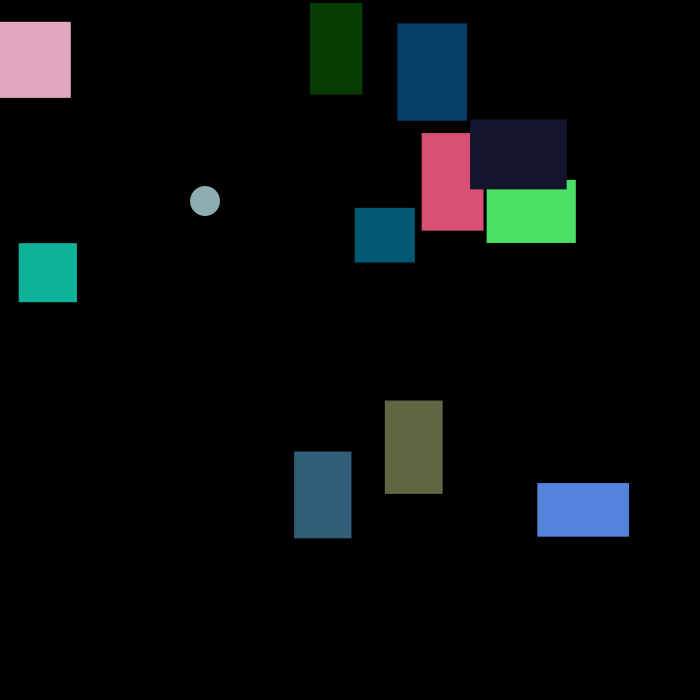
Frame 1 (no input)
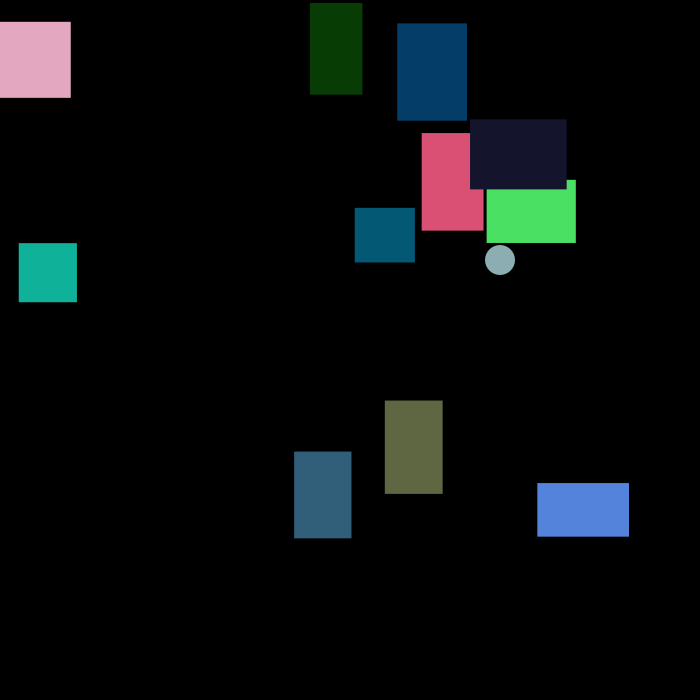
Frame 60 (the mouse pressed at the canvas centre just before this capture)
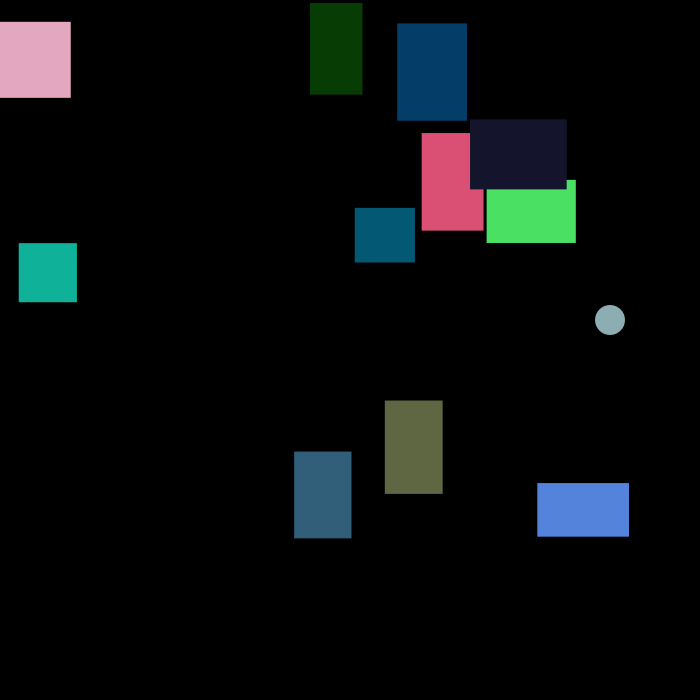
Frame 120 (the mouse held since frame 60 and released just before this capture)

The Processing sketch that drew these frames (run headless with seeded random() and noise(); from frame 60 on, the mouse is pressed at the canvas centre):

// Processing sketch: processing_182243
// ── processing_182243.pde

Ball b;
Rectangle r1,r2,r3,r4,r5,r6,r7,r8,r9,r10,r11;


void setup()
{
  size(700,700);
  b = new Ball(200,200,5,1);
  r1 = new Rectangle();
  r2 = new Rectangle();
  r3 = new Rectangle();
  r4 = new Rectangle();
  r5 = new Rectangle();
  r6 = new Rectangle();
  r7 = new Rectangle();
  r8 = new Rectangle();
  r9 = new Rectangle();
  r10 = new Rectangle();
  r11= new Rectangle();
}

void draw()
{
  background(0);
  b.drawBall();
  r1.drawRectangle();
  r2.drawRectangle();
  r3.drawRectangle();
  r4.drawRectangle();
  r5.drawRectangle();
  r6.drawRectangle();
  r7.drawRectangle();
  r8.drawRectangle();
  r9.drawRectangle();
  r10.drawRectangle();
  r11.drawRectangle();;
}

void keyPressed()
{
  if (keyCode == DOWN)
  {
    r1.movedown();
    r2.movedown();
    r3.movedown();
    r4.movedown();
    r5.movedown();
    r6.movedown();
    r7.movedown();
    r8.movedown();
    r9.movedown();
    r10.movedown();
    r11.movedown();
  }
   if (keyCode == UP)
  {
    r1.moveup();
    r2.moveup();
    r3.moveup();
    r4.moveup();
    r5.moveup();
    r6.moveup();
    r7.moveup();
    r8.moveup();
    r9.moveup();
    r10.moveup();
    r11.moveup();
  }
    if (keyCode == RIGHT)
  {
    r1.moveright();
    r2.moveright();
    r3.moveright();
    r4.moveright();
    r5.moveright();
    r6.moveright();
    r7.moveright();
    r8.moveright();
    r9.moveright();
    r10.moveright();
    r11.moveright();
  }
   if (keyCode == LEFT)
  {
    r1.moveleft();
    r2.moveleft();
    r3.moveleft();
    r4.moveleft();
    r5.moveleft();
    r6.moveleft();
    r7.moveleft();
    r8.moveleft();
    r9.moveleft();
    r10.moveleft();
    r11.moveleft();
  }
}




  
class Rectangle
{
  float posx;
  float posy;
  float h;
  float w;
  color c;
  
  Rectangle()
  {
    posx = random(width);
    posy = random(height);
    h = random(50,100);
    w = random(50)+50;   
    c = color(random(255),random(255),random(255));
 }
  void movedown()
  {
    posy = posy + 10;
    }
    void moveup()
  {
    posy = posy - 10;
    }
    void moveleft()
  {
    posx = posx - 10;
    }
    void moveright()
  {
    posx = posx + 10;
    }
    void drawRectangle()
  {
    rectMode(CENTER);
    fill(c);
    rect(posx,posy,w,h);
     if (posx > width)
    { 
      posx = width;
    }
    else if (posx < 0)
    {
      posx = 0;
    }
    if (posy > height)
    {
      posy = height;
    }
    else if (posy < 0)
    {
      posy = 0;
    }

    }
}
 
class Ball
{
  float xpos;
  float ypos;
  float xvel;
  float yvel;
  float s;
  
  Ball(float x, float y, float xv, float yv)
  {
    xpos = x;
    ypos = y;
    xvel = xv;
    yvel = yv;
    s = 30;
  }
  
  void drawBall()
  {
    xpos += xvel;
    ypos += yvel;
    
    if ((xpos < 0) || (xpos > width))  xvel *= -1;
    if ((ypos < 0) || (ypos > height))  yvel *= -1;
    
    fill(#8CAEB2);
    noStroke();
    ellipse(xpos,ypos,s,s);
  }
}
